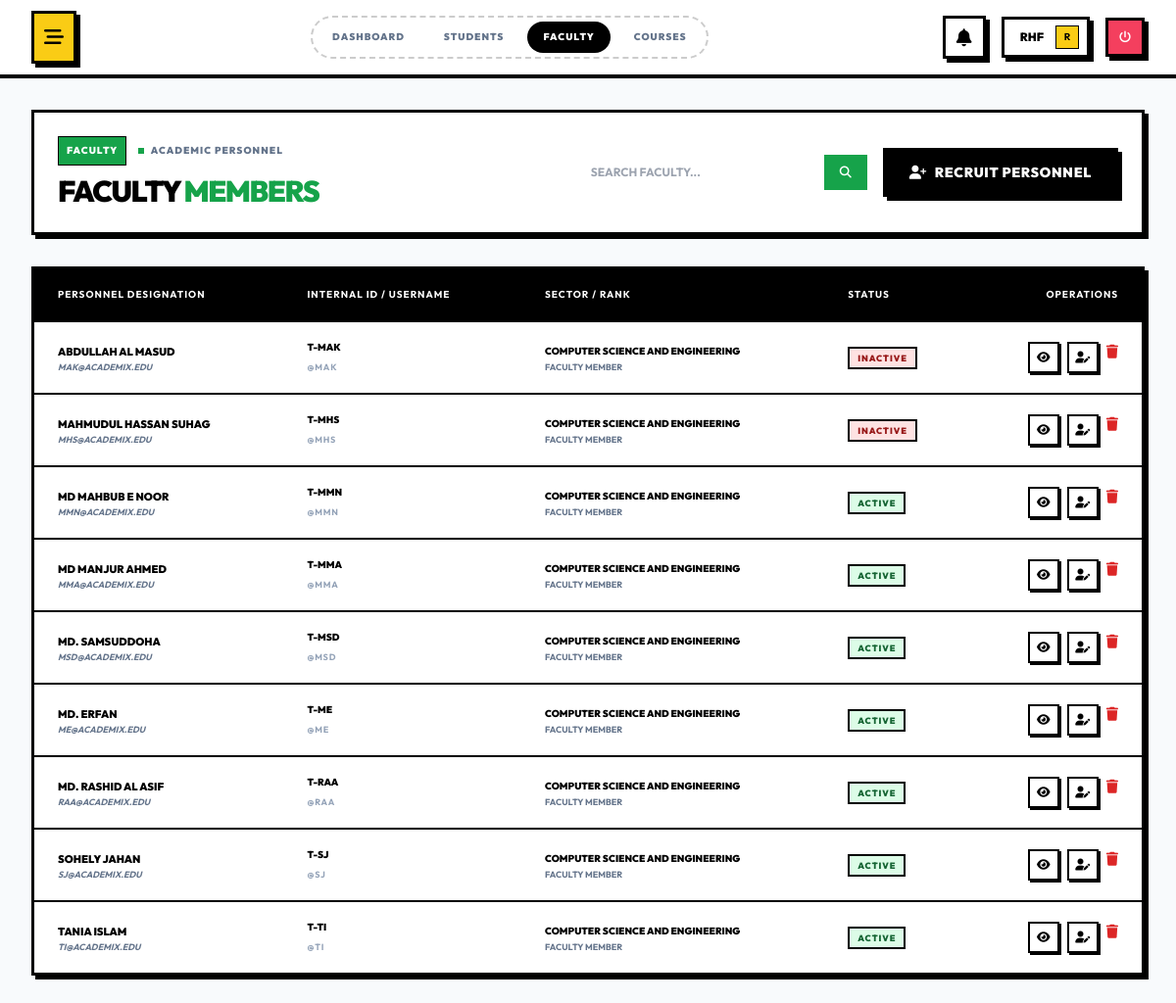
/modules/admin/teachers.php (signed in), run on the app's committed database.
### tables this page shows
CREATE TABLE `teachers` (
  `id` int(10) UNSIGNED NOT NULL,
  `user_id` int(10) UNSIGNED NOT NULL,
  `department_id` int(10) UNSIGNED NOT NULL,
  `employee_id` varchar(50) NOT NULL,
  `designation` varchar(100) DEFAULT NULL,
  `specialization` text DEFAULT NULL,
  `joining_date` date DEFAULT NULL,
  `qualification` text DEFAULT NULL,
  `created_at` timestamp NOT NULL DEFAULT current_timestamp(),
  `updated_at` timestamp NOT NULL DEFAULT current_timestamp() ON UPDATE current_timestamp()
);

CREATE TABLE `user_profiles` (
  `id` int(10) UNSIGNED NOT NULL,
  `user_id` int(10) UNSIGNED NOT NULL,
  `first_name` varchar(50) NOT NULL,
  `last_name` varchar(50) NOT NULL,
  `phone` varchar(20) DEFAULT NULL,
  `address` text DEFAULT NULL,
  `city` varchar(50) DEFAULT NULL,
  `state` varchar(50) DEFAULT NULL,
  `postal_code` varchar(20) DEFAULT NULL,
  `country` varchar(50) DEFAULT 'Bangladesh',
  `date_of_birth` date DEFAULT NULL,
  `gender` enum('male','female','other') DEFAULT NULL,
  `profile_picture` varchar(255) DEFAULT NULL,
  `created_at` timestamp NOT NULL DEFAULT current_timestamp(),
  `updated_at` timestamp NOT NULL DEFAULT current_timestamp() ON UPDATE current_timestamp()
);

CREATE TABLE `users` (
  `id` int(10) UNSIGNED NOT NULL,
  `username` varchar(50) NOT NULL,
  `email` varchar(100) NOT NULL,
  `password` varchar(255) NOT NULL,
  `role` enum('super_admin','admin','teacher','student') NOT NULL,
  `status` enum('active','inactive','suspended') DEFAULT 'active',
  `first_login` tinyint(1) DEFAULT 1,
  `last_login` datetime DEFAULT NULL,
  `failed_login_attempts` int(11) DEFAULT 0,
  `locked_until` datetime DEFAULT NULL,
  `remember_token` varchar(64) DEFAULT NULL,
  `remember_token_expires` datetime DEFAULT NULL,
  `created_at` timestamp NOT NULL DEFAULT current_timestamp(),
  `updated_at` timestamp NOT NULL DEFAULT current_timestamp() ON UPDATE current_timestamp(),
  `deleted_at` timestamp NULL DEFAULT NULL
);

CREATE TABLE `departments` (
  `id` int(10) UNSIGNED NOT NULL,
  `name` varchar(100) NOT NULL,
  `code` varchar(20) NOT NULL,
  `description` text DEFAULT NULL,
  `head_of_department` int(10) UNSIGNED DEFAULT NULL,
  `status` enum('active','inactive') DEFAULT 'active',
  `created_at` timestamp NOT NULL DEFAULT current_timestamp(),
  `updated_at` timestamp NOT NULL DEFAULT current_timestamp() ON UPDATE current_timestamp(),
  `deleted_at` timestamp NULL DEFAULT NULL
);

### includes/session.php (called while the page is built, shortened)
<?php
function get_current_user_id() {
    return $_SESSION['user_id'] ?? null;
}

### includes/functions.php (called while the page is built, shortened)
<?php
function e($string) {
    return htmlspecialchars($string ?? '', ENT_QUOTES, 'UTF-8');
}

### modules/admin/teachers.php (the view, shortened to what this page needs)
<?php
require_once __DIR__ . '/../../includes/session.php';
require_once __DIR__ . '/../../includes/functions.php';
require_once __DIR__ . '/../../includes/auth.php';
$user_id = get_current_user_id();
$stmt = $db->prepare("SELECT d.id, d.name FROM departments d JOIN department_admins da ON d.id = da.department_id WHERE da.user_id = ? AND d.deleted_at IS NULL");
$stmt->bind_param("i", $user_id);
$stmt->execute();
$result = $stmt->get_result();
$departments = [];
while ($row = $result->fetch_assoc()) {
    $departments[] = $row;
}
$dept_id_list = !empty($departments) ? implode(',', array_column($departments, 'id')) : '0';
$action = $_GET['action'] ?? 'list';
$teachers = [];
if ($action === 'list') {
    $search = isset($_GET['search']) ? $db->real_escape_string($_GET['search']) : '';
    $query = "SELECT u.id, u.username, u.email, u.status, up.first_name, up.last_name, t.employee_id, t.designation, d.name as dept_name
              FROM teachers t
              JOIN users u ON t.user_id = u.id
              JOIN user_profiles up ON u.id = up.user_id
              JOIN departments d ON t.department_id = d.id
              WHERE t.department_id IN ($dept_id_list)";
    $query .= " ORDER BY up.first_name ASC";
    $res = $db->query($query);
    while ($row = $res->fetch_assoc()) { $teachers[] = $row; }
}
$view_data = null;
?>
<div class="os-card p-6 flex flex-col md:flex-row md:items-center justify-between gap-6 relative overflow-hidden bg-white mb-8">
    <div class="relative z-10">
        <div class="flex items-center gap-3 mb-2">
            <span class="px-2 py-1 bg-green-600 text-white text-[10px] font-black uppercase tracking-widest border border-black">Faculty</span>
            <span class="text-[10px] font-black text-slate-500 uppercase tracking-widest">
                <span class="w-1.5 h-1.5 rounded-none bg-green-600 inline-block mr-1"></span>
                Academic Personnel
            </span>
        </div>
        <h1 class="text-3xl font-black uppercase tracking-tighter">Faculty <span class="text-green-600">Members</span></h1>
    </div>
    <div class="relative z-10 flex flex-col md:flex-row gap-4 items-center">
        <?php if ($action === 'list'): ?>
            <form action="" method="GET" class="flex">
                <input type="text" name="search" value="<?php echo htmlspecialchars($search ?? ''); ?>" placeholder="SEARCH FACULTY..." class="bg-white text-black px-4 py-2 font-bold uppercase text-xs border-2 border-transparent focus:border-green-600 outline-none w-48 md:w-64">
                <button type="submit" class="bg-green-600 px-4 py-2 text-white font-black uppercase text-xs hover:bg-black transition-colors">
                    <i class="fas fa-search"></i>
                </button>
            </form>
            <a href="?action=create" class="btn-os bg-black text-white border-black hover:bg-yellow-400 hover:text-black hover:border-black flex items-center gap-2">
                <i class="fas fa-user-plus"></i> Recruit Personnel
            </a>
        <?php else: ?>
            <a href="?" class="btn-os bg-white text-black border-black hover:bg-black hover:text-white hover:border-black flex items-center gap-2">
                <i class="fas fa-arrow-left"></i> Back to Fleet
            </a>
        <?php endif; ?>
    </div>
</div>
<?php if ($action === 'view' && $view_data): ?>
    <div class="os-card p-0 bg-white overflow-hidden">
        <div class="bg-black p-8 text-white relative border-b-2 border-black">
            <div class="flex flex-col md:flex-row items-center gap-8">
                <div class="w-32 h-32 bg-green-600 rounded-none border-2 border-white text-white flex items-center justify-center relative shadow-[4px_4px_0px_#fff]">
                    <i class="fas fa-chalkboard-teacher text-5xl"></i>
                    <div class="absolute -top-3 -right-3 px-2 py-1 <?php echo $view_data['status'] === 'active' ? 'bg-green-600' : 'bg-red-600'; ?> text-white text-[8px] font-black uppercase tracking-widest border border-black shadow-[2px_2px_0px_#000]">
                        <?php echo $view_data['status']; ?>
                    </div>
                </div>
                <div class="text-center md:text-left">
                    <p class="text-[10px] font-black text-green-400 uppercase tracking-widest mb-1">Faculty Dossier</p>
                    <h2 class="text-4xl md:text-5xl font-black uppercase tracking-tighter leading-none mb-3"><?php echo e($view_data['first_name'] . ' ' . $view_data['last_name']); ?></h2>
                    <div class="flex flex-wrap justify-center md:justify-start gap-2">
                        <span class="px-2 py-1 bg-white text-black text-[9px] font-black uppercase tracking-widest border border-black">EMP ID: <?php echo e($view_data['employee_id']); ?></span>
                        <span class="px-2 py-1 bg-black border border-white text-white text-[9px] font-black uppercase tracking-widest">@<?php echo e($view_data['username']); ?></span>
                        <span class="px-2 py-1 bg-black border border-white text-white text-[9px] font-black uppercase tracking-widest"><?php echo e($view_data['dept_name']); ?></span>
                    </div>
                </div>
            </div>
        </div>
        <div class="p-8 grid grid-cols-1 md:grid-cols-3 gap-8">
            <div class="space-y-6">
                <div>
                    <h4 class="text-xl font-black uppercase mb-4 border-b-2 border-black inline-block">Professional Status</h4>
                    <div class="bg-slate-50 border-2 border-black p-4 space-y-3">
                        <div class="flex justify-between items-center">
                            <span class="text-[10px] font-bold text-slate-500 uppercase">Designation</span>
                            <span class="text-sm font-black text-black"><?php echo e($view_data['designation'] ?: 'Faculty Member'); ?></span>
                        </div>
                        <div class="flex justify-between items-center">
                            <span class="text-[10px] font-bold text-slate-500 uppercase">Role Type</span>
                            <span class="text-sm font-black text-black">ACADEMIC</span>
                        </div>
                    </div>
                </div>
            </div>
            <div class="md:col-span-2 space-y-6">
                <div>
                     <h4 class="text-xl font-black uppercase mb-4 border-b-2 border-black inline-block">Communication Channels</h4>
                    <div class="grid grid-cols-1 md:grid-cols-2 gap-4">
                        <div class="os-card p-4 bg-white hover:bg-yellow-50 transition-colors">
                            <div class="flex items-center gap-4">
                                <div class="w-10 h-10 bg-black text-white flex items-center justify-center border-2 border-black">
                                    <i class="fas fa-envelope text-sm"></i>
                                </div>
                                <div>
                                    <p class="text-[8px] font-black text-slate-500 uppercase tracking-widest">Mail Protocol</p>
                                    <p class="text-sm font-black text-black mt-1"><?php echo e($view_data['email']); ?></p>
                                </div>
                            </div>
                        </div>
                        <div class="os-card p-4 bg-white hover:bg-yellow-50 transition-colors">
                            <div class="flex items-center gap-4">
                                <div class="w-10 h-10 bg-black text-white flex items-center justify-center border-2 border-black">
                                    <i class="fas fa-calendar-check text-sm"></i>
                                </div>
                                <div>
                                    <p class="text-[8px] font-black text-slate-500 uppercase tracking-widest">Commissioned</p>
                                    <p class="text-sm font-black text-black mt-1"><?php echo date('M d, Y', strtotime($view_data['account_created'])); ?></p>
                                </div>
                            </div>
                        </div>
                    </div>
                </div>
                <div class="flex flex-wrap gap-4 pt-4 border-t-2 border-black border-dashed">
                    <a href="?action=edit&id=<?php echo $view_data['user_id']; ?>" class="btn-os bg-black text-white border-black hover:bg-yellow-400 hover:text-black flex items-center gap-2">
                        <i class="fas fa-edit"></i> Modify Record
                    </a>
                    <button onclick="window.print()" class="btn-os bg-white text-black border-black hover:bg-black hover:text-white flex items-center gap-2">
                        <i class="fas fa-print"></i> Print Log
                    </button>
                </div>
            </div>
        </div>
    </div>
<?php else: ?>
    <div class="os-card p-0 bg-white">
        <div class="overflow-x-auto">
            <table class="w-full">
                <thead>
                    <tr class="bg-black text-white text-[10px] font-black uppercase tracking-widest border-b-2 border-black">
                        <th class="px-6 py-4 text-left">Personnel Designation</th>
                        <th class="px-6 py-4 text-left">Internal ID / Username</th>
                        <th class="px-6 py-4 text-left">Sector / Rank</th>
                        <th class="px-6 py-4 text-left">Status</th>
                        <th class="px-6 py-4 text-right">Operations</th>
                    </tr>
                </thead>
                <tbody class="divide-y-2 divide-black">
                    <?php if (!empty($teachers)): foreach ($teachers as $t): ?>
                        <tr class="hover:bg-yellow-50 transition-colors group">
                            <td class="px-6 py-4">
                                <div class="text-[11px] font-black text-black uppercase transition-colors"><?php echo e($t['first_name'] . ' ' . $t['last_name']); ?></div>
                                <div class="text-[9px] font-bold text-slate-500 uppercase italic leading-tight"><?php echo e($t['email']); ?></div>
                            </td>
                            <td class="px-6 py-4">
                                <div class="text-[10px] font-black text-black uppercase"><?php echo e($t['employee_id']); ?></div>
                                <div class="text-[9px] font-bold text-slate-400 uppercase tracking-widest">@<?php echo e($t['username']); ?></div>
                            </td>
                            <td class="px-6 py-4">
                                <div class="text-[10px] font-black text-black uppercase"><?php echo e($t['dept_name']); ?></div>
                                <div class="text-[9px] font-bold text-slate-500 uppercase leading-tight"><?php echo e(strtoupper($t['designation'] ?: 'FACULTY MEMBER')); ?></div>
                            </td>
                            <td class="px-6 py-4">
                                <span class="px-2 py-1 border-2 border-black text-[9px] font-black uppercase tracking-widest <?php echo $t['status'] === 'active' ? 'bg-green-100 text-green-800' : 'bg-red-100 text-red-800'; ?>">
                                    <?php echo strtoupper($t['status']); ?>
                                </span>
                            </td>
                            <td class="px-6 py-4 text-right">
                                <div class="flex justify-end gap-2">
                                    <a href="?action=view&id=<?php echo $t['id']; ?>" class="w-8 h-8 flex items-center justify-center border-2 border-black bg-white hover:bg-black hover:text-white transition-all shadow-[2px_2px_0px_#000000]" title="View Dossier">
                                        <i class="fas fa-eye text-xs"></i>
                                    </a>
                                    <a href="?action=edit&id=<?php echo $t['id']; ?>" class="w-8 h-8 flex items-center justify-center border-2 border-black bg-white hover:bg-black hover:text-white transition-all shadow-[2px_2px_0px_#000000]" title="Modify Record">
                                        <i class="fas fa-user-edit text-xs"></i>
                                    </a>
                                    <form method="POST" data-confirm-delete="Initiate personnel deactivation?">
                                        <button type="submit" class="text-red-600 hover:text-red-900" title="Delete">
                                            <i class="fas fa-trash"></i>
                                        </button>
                                    </form>
                                </div>
                            </td>
                        </tr>
                    <?php endforeach; endif; ?>
                </tbody>
            </table>
        </div>
    </div>
<?php endif; ?>
<?php
include __DIR__ . '/../../includes/layouts/dashboard.php';
?>

### data on the page
teachers: user_profiles.first_name+last_name "ABDULLAH AL MASUD", user.email "MAK@ACADEMIX.EDU", employee "T-MAK", user.username "MAK", department.name "COMPUTER SCIENCE AND ENGINEERING", designation "FACULTY MEMBER", user.status "INACTIVE"
teachers: user_profiles.first_name+last_name "MAHMUDUL HASSAN SUHAG", user.email "MHS@ACADEMIX.EDU", employee "T-MHS", user.username "MHS", department.name "COMPUTER SCIENCE AND ENGINEERING", designation "FACULTY MEMBER", user.status "INACTIVE"
teachers: user_profiles.first_name+last_name "MD MAHBUB E NOOR", user.email "MMN@ACADEMIX.EDU", employee "T-MMN", user.username "MMN", department.name "COMPUTER SCIENCE AND ENGINEERING", designation "FACULTY MEMBER", user.status "ACTIVE"
teachers: user_profiles.first_name+last_name "MD MANJUR AHMED", user.email "MMA@ACADEMIX.EDU", employee "T-MMA", user.username "MMA", department.name "COMPUTER SCIENCE AND ENGINEERING", designation "FACULTY MEMBER", user.status "ACTIVE"
teachers: user_profiles.first_name+last_name "MD. SAMSUDDOHA", user.email "MSD@ACADEMIX.EDU", employee "T-MSD", user.username "MSD", department.name "COMPUTER SCIENCE AND ENGINEERING", designation "FACULTY MEMBER", user.status "ACTIVE"
teachers: user_profiles.first_name+last_name "MD. ERFAN", user.email "ME@ACADEMIX.EDU", employee "T-ME", user.username "ME", department.name "COMPUTER SCIENCE AND ENGINEERING", designation "FACULTY MEMBER", user.status "ACTIVE"
teachers: user_profiles.first_name+last_name "MD. RASHID AL ASIF", user.email "RAA@ACADEMIX.EDU", employee "T-RAA", user.username "RAA", department.name "COMPUTER SCIENCE AND ENGINEERING", designation "FACULTY MEMBER", user.status "ACTIVE"
teachers: user_profiles.first_name+last_name "SOHELY JAHAN", user.email "SJ@ACADEMIX.EDU", employee "T-SJ", user.username "SJ", department.name "COMPUTER SCIENCE AND ENGINEERING", designation "FACULTY MEMBER", user.status "ACTIVE"
teachers: user_profiles.first_name+last_name "TANIA ISLAM", user.email "TI@ACADEMIX.EDU", employee "T-TI", user.username "TI", department.name "COMPUTER SCIENCE AND ENGINEERING", designation "FACULTY MEMBER", user.status "ACTIVE"

### other printed values
$link['label'] "DASHBOARD"
$link['label'] "STUDENTS"
$link['label'] "FACULTY"
$link['label'] "COURSES"
explode(' ', $_SESSION['username'])[0] "RHF"
substr($_SESSION['username'] ?? 'U', 0, 1) "R"
